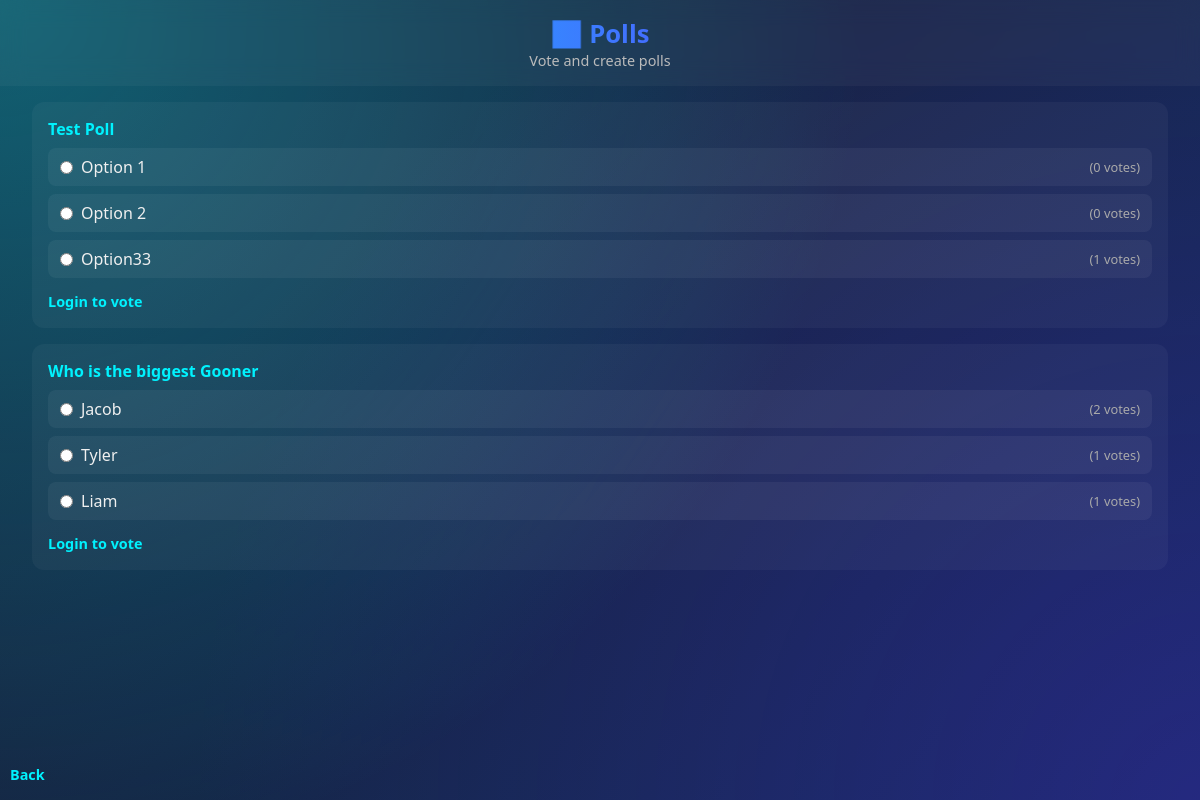
The page /polls on the database its author committed.
### tables this page shows
CREATE TABLE polls (
                id INTEGER PRIMARY KEY AUTOINCREMENT,
                question TEXT,
                created_by TEXT,
                created_at TIMESTAMP DEFAULT CURRENT_TIMESTAMP
            );

CREATE TABLE poll_options (
                id INTEGER PRIMARY KEY AUTOINCREMENT,
                poll_id INTEGER,
                option_text TEXT,
                FOREIGN KEY (poll_id) REFERENCES polls(id)
            );

### app.py (the view)
@app.route('/polls')
def polls():
    with sqlite3.connect('database.db', check_same_thread=False) as conn:
        cur = conn.cursor()
        cur.execute('SELECT id, question FROM polls ORDER BY created_at DESC')
        poll_rows = cur.fetchall()
        polls_data = []
        for p in poll_rows:
            cur.execute('SELECT id, option_text FROM poll_options WHERE poll_id=?', (p[0],))
            options = cur.fetchall()
            option_data = []
            for opt in options:
                cur.execute('SELECT COUNT(*) FROM votes WHERE option_id=?', (opt[0],))
                count = cur.fetchone()[0]
                option_data.append({'id': opt[0], 'text': opt[1], 'votes': count})
            polls_data.append({'id': p[0], 'question': p[1], 'options': option_data})
    can_create = 'user' in session and session.get('role') in ['admin', 'purple']
    return render_template('polls.html', polls=polls_data, can_create=can_create)

### templates/polls.html (shortened to what this page needs)
<!DOCTYPE html>
<html lang="en">
<head>
  <link rel="stylesheet" href="{{ url_for('static', filename='polls.css') }}">
</head>
<body>
  <div class="background-glow"></div>
  <div class="polls-header">
    <h1>📊 Polls</h1>
    <p>Vote and create polls</p>
  </div>
  <div class="polls-scroll">
    {% for poll in polls %}
    <div class="poll-card">
      <h3>{{ poll.question }}</h3>
      <form method="POST" action="/vote">
        <div class="poll-options">
          {% for opt in poll.options %}
          <label class="poll-option">
            <input type="radio" name="option_id" value="{{ opt.id }}" required>
            <span>{{ opt.text }}</span>
            <span class="vote-count">({{ opt.votes }} votes)</span>
          </label>
          {% endfor %}
        </div>
        {% if session.get('user') %}
        <button class="vote-btn" type="submit">Vote</button>
        {% else %}
        <a class="login-to-vote" href="/login">Login to vote</a>
        {% endif %}
      </form>
    </div>
    {% endfor %}
  </div>
  <a class="back-btn" href="/dashboard">Back</a>
</body>
</html>

### static/polls.css (style rules this page uses)
* { margin: 0; padding: 0; box-sizing: border-box; }
body { font-family: 'Segoe UI', Tahoma, sans-serif; background: linear-gradient(135deg, #1a1a2e, #0f3460); color: #f0f0f0; height: 100vh; display: flex; flex-direction: column; overflow: hidden; }
.background-glow { position: fixed; width: 100%; height: 100%; z-index: 0; background: radial-gradient(circle at top left, #00f2fe55, transparent 60%), radial-gradient(circle at bottom right, #7a00ff33, transparent 70%); }
.polls-header { z-index: 1; padding: 1rem 2rem; backdrop-filter: blur(12px); background: rgba(255, 255, 255, 0.04); text-align: center; }
.polls-header h1 { font-size: 1.6rem; background: linear-gradient(to right, #00f2fe, #7a00ff); -webkit-background-clip: text; -webkit-text-fill-color: transparent; }
.polls-header p { font-size: 0.9rem; color: #bbb; }
.polls-scroll { flex: 1; overflow-y: auto; padding: 1rem 2rem 2rem 2rem; z-index: 1; max-height: calc(100vh - 100px); scroll-behavior: smooth; }
.poll-card { background: rgba(255, 255, 255, 0.04); border-radius: 12px; padding: 1rem; margin-bottom: 1rem; }
.poll-card h3 { color: #00f2fe; font-size: 1rem; margin-bottom: 0.5rem; }
.poll-options { display: flex; flex-direction: column; gap: 0.5rem; margin-bottom: 0.75rem; }
.poll-option { display: flex; align-items: center; gap: 0.5rem; background: rgba(255, 255, 255, 0.05); padding: 0.5rem 0.75rem; border-radius: 8px; }
.vote-count { margin-left: auto; color: #aaa; font-size: 0.8rem; }
input[type="radio"] { accent-color: #00f2fe; }
.login-to-vote { color: #00f2fe; text-decoration: none; font-weight: bold; font-size: 0.9rem; }
.back-btn { text-decoration: none; font-size: 0.9rem; color: #00f2fe; font-weight: bold; transition: color 0.2s; margin-bottom: 1rem; padding-left: 10px; position: relative; z-index: 10; }

### rows shown on the page
polls: question "Test Poll"
poll_options: text "Option 1", votes "0"
poll_options: text "Option 2", votes "0"
poll_options: text "Option33", votes "1"
polls: question "Who is the biggest Gooner"
poll_options: text "Jacob", votes "2"
poll_options: text "Tyler", votes "1"
poll_options: text "Liam", votes "1"
